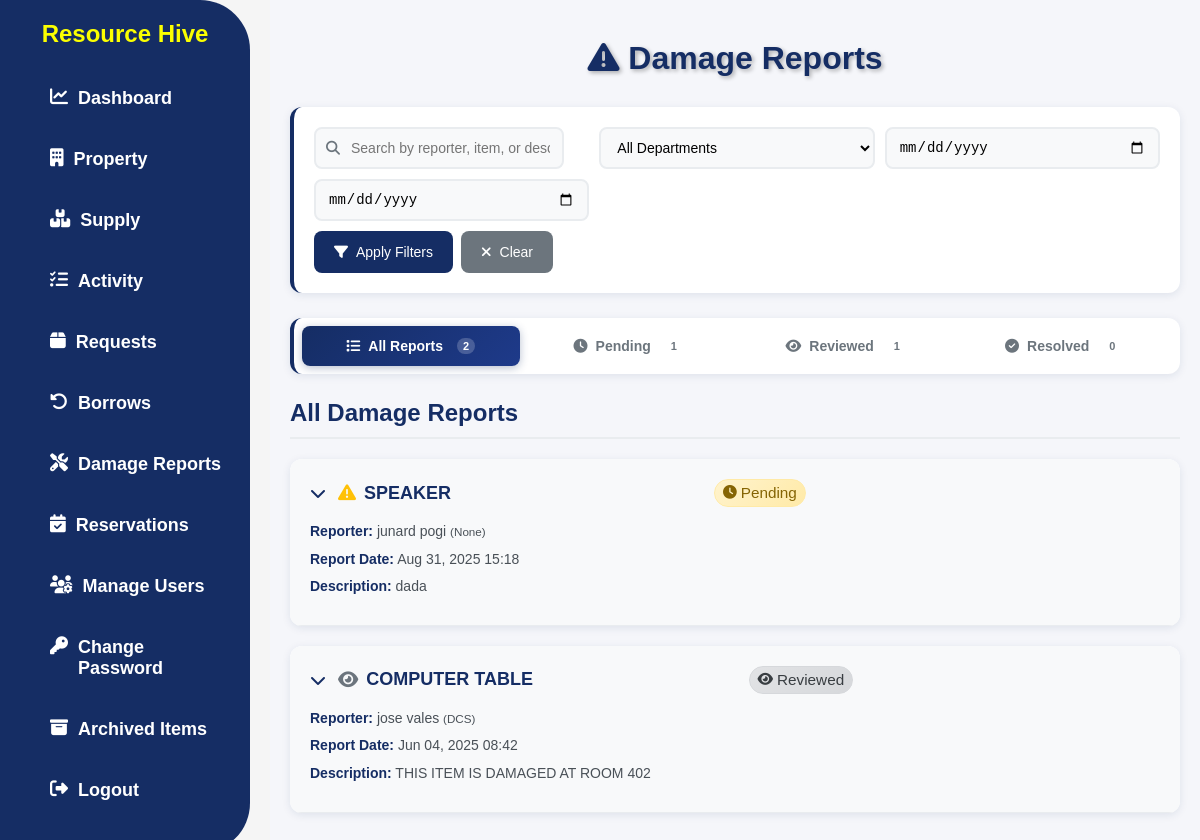
Screenshot of /my-damage-reports/ (signed in) with the database file from the repository.
### app/models.py (models this page shows, shortened)
class DamageReport(models.Model):
    STATUS_CHOICES = [
        ('pending', 'Pending'),
        ('reviewed', 'Reviewed'),
        ('resolved', 'Resolved'),
    ]
    user = models.ForeignKey(User, on_delete=models.CASCADE)
    item = models.ForeignKey(Property, on_delete=models.CASCADE)
    description = models.TextField()
    status = models.CharField(max_length=20, choices=STATUS_CHOICES, default='pending')
    remarks = models.TextField(blank=True, null=True)
    report_date = models.DateTimeField(auto_now_add=True)
    image = models.ImageField(upload_to='report_images/', blank=True, null=True)

class Property(models.Model):
    CONDITION_CHOICES = [
        ('In good condition', 'In good condition'),
        ('Needing repair', 'Needing repair'),
        ('Unserviceable', 'Unserviceable'),
        ('Obsolete', 'Obsolete'),
        ('No longer needed', 'No longer needed'),
        ('Not used since purchased', 'Not used since purchased'),
    ]
    AVAILABILITY_CHOICES = [
        ('available', 'Available'),
        ('not_available', 'Not Available'),
    ]
    property_number = models.CharField(max_length=100, unique=True, null=True, blank=True)
    property_name = models.CharField(max_length=100)
    category = models.ForeignKey(PropertyCategory, on_delete=models.SET_NULL, null=True, blank=True)
    description = models.TextField(null=True, blank=True)
    barcode = models.CharField(max_length=150, unique=True, null=True, blank=True)
    unit_of_measure = models.CharField(max_length=50, null=True, blank=True)
    unit_value = models.DecimalField(
        max_digits=10, decimal_places=2,
        blank=True, null=True,
        validators=[MinValueValidator(0)]
    )
    overall_quantity = models.PositiveIntegerField(validators=[MinValueValidator(0)], default=0)
    quantity = models.PositiveIntegerField(validators=[MinValueValidator(0)], default=0)
    location = models.CharField(max_length=255, null=True, blank=True)
    condition = models.CharField(max_length=100, choices=CONDITION_CHOICES, default='In good condition')
    availability = models.CharField(max_length=20, choices=AVAILABILITY_CHOICES, default='available')
    is_archived = models.BooleanField(default=False)

class UserProfile(models.Model):
    user = models.OneToOneField(User, on_delete=models.CASCADE)
    ROLE_CHOICES = [
        ('ADMIN', 'ADMIN'),
        ('USER', 'USER'),
    ]
    role = models.CharField(max_length=20, choices=ROLE_CHOICES)
    department = models.ForeignKey(Department, on_delete=models.SET_NULL, null=True, blank=True)
    phone = models.CharField(max_length=20, blank=True, null=True)

class Department(models.Model):
    name = models.CharField(max_length=100, unique=True)
    def __str__(self):
        return self.name

### app/views.py (the view, shortened to what this page needs)
# urls.py: path('my-damage-reports/', UserDamageReportListView.as_view(), name='user_damage_reports'),
class UserDamageReportListView(PermissionRequiredMixin, ListView):
    model = DamageReport
    template_name = 'app/reports.html'
    permission_required = 'app.view_admin_module'
    context_object_name = 'damage_reports'
    paginate_by = 10
    def get_queryset(self):
        queryset = DamageReport.objects.select_related('user', 'user__userprofile', 'item').order_by('report_date')
        search = self.request.GET.get('search')
        department = self.request.GET.get('department')
        if department:
            queryset = queryset.filter(user__userprofile__department_id=department)
        date_from = self.request.GET.get('date_from')
        date_to = self.request.GET.get('date_to')
        if date_from:
            queryset = queryset.filter(report_date__date__gte=date_from)
        if date_to:
            queryset = queryset.filter(report_date__date__lte=date_to)
        return queryset
    def get_context_data(self, **kwargs):
        context = super().get_context_data(**kwargs)
        all_reports = self.get_queryset()
        context['pending_reports'] = all_reports.filter(status='pending')
        context['reviewed_reports'] = all_reports.filter(status='reviewed')
        context['resolved_reports'] = all_reports.filter(status='resolved')
        from .models import Department
        context['departments'] = Department.objects.all().order_by('name')
        context['search'] = self.request.GET.get('search', '')
        context['department_filter'] = self.request.GET.get('department', '')
        context['date_from'] = self.request.GET.get('date_from', '')
        context['date_to'] = self.request.GET.get('date_to', '')
        return context

### app/templates/app/reports.html (shortened to what this page needs)
{% load static %}
<!DOCTYPE html>
<html lang="en">
<head>
  <link rel="stylesheet" href="{% static 'css/style.css' %}" />
  <link rel="stylesheet" href="https://cdnjs.cloudflare.com/ajax/libs/font-awesome/6.4.2/css/all.min.css" />
</head>
<body>
  {% include 'app/navbar.html' %}
  <div class="reports-container">
    <h1 class="reports-title">
      <i class="fas fa-exclamation-triangle"></i>
      Damage Reports
    </h1>
    <div class="search-filter-container">
      <form method="get" class="search-filter-form" id="reportFilterForm">
        <div class="search-row">
          <div class="search-input-group">
            <i class="fas fa-search search-icon"></i>
            <input
              type="text"
              name="search"
              class="search-input"
              placeholder="Search by reporter, item, or description..."
              value="{{ request.GET.search }}"
              autocomplete="off"
            >
          </div>
          <div class="filter-group">
            <select name="department" class="filter-select">
              <option value="">All Departments</option>
            </select>
          </div>
          <div class="filter-group">
            <input
              type="date"
              name="date_from"
              class="date-input"
              placeholder="From Date"
              value="{{ request.GET.date_from }}"
            >
          </div>
          <div class="filter-group">
            <input
              type="date"
              name="date_to"
              class="date-input"
              placeholder="To Date"
              value="{{ request.GET.date_to }}"
            >
          </div>
          <div class="filter-buttons">
            <button type="submit" class="btn-filter">
              <i class="fas fa-filter"></i>
              Apply Filters
            </button>
            <a href="{% url 'user_damage_reports' %}" class="btn-clear">
              <i class="fas fa-times"></i>
              Clear
            </a>
          </div>
        </div>
      </form>
    </div>
    <div class="filter-tabs">
      <button class="tab-button active" onclick="showTab('all', this)" id="allTab">
        <i class="fas fa-list"></i>
        All Reports
        <span class="badge">{{ pending_reports.count|add:reviewed_reports.count|add:resolved_reports.count }}</span>
      </button>
      <button class="tab-button" onclick="showTab('pending', this)" id="pendingTab">
        <i class="fas fa-clock"></i>
        Pending
        <span class="badge">{{ pending_reports.count }}</span>
      </button>
      <button class="tab-button" onclick="showTab('reviewed', this)" id="reviewedTab">
        <i class="fas fa-eye"></i>
        Reviewed
        <span class="badge">{{ reviewed_reports.count }}</span>
      </button>
      <button class="tab-button" onclick="showTab('resolved', this)" id="resolvedTab">
        <i class="fas fa-check-circle"></i>
        Resolved
        <span class="badge">{{ resolved_reports.count }}</span>
      </button>
    </div>
    <main class="reports-content">
      <div id="all" class="tab-content active">
        <h3>All Damage Reports</h3>
        {% for report in pending_reports|slice:":5" %}
          <div class="report" onclick="toggleReportItems('report-{{ report.id }}')">
            <div class="report-header">
              <h4>
                <i class="fas fa-chevron-down toggle-arrow" id="arrow-report-{{ report.id }}"></i>
                <i class="fas fa-exclamation-triangle" style="color: #ffc107; margin-right: 8px;"></i>
                {{ report.item.property_name }}
                <span class="status-badge status-{{ report.status|lower|cut:' ' }}" style="margin-left: auto;">
                  {% if report.status == 'pending' %}
                    <i class="fas fa-clock"></i>
                  {% elif report.status == 'reviewed' %}
                    <i class="fas fa-eye"></i>
                  {% elif report.status == 'resolved' %}
                    <i class="fas fa-check-circle"></i>
                  {% endif %}
                  {{ report.get_status_display }}
                </span>
              </h4>
              <p><strong>Reporter:</strong>
                {% with report.user.first_name as first_name %}
                {% with report.user.last_name as last_name %}
                  {% if first_name or last_name %}
                    {{ first_name }} {{ last_name }}
                  {% else %}
                    {{ report.user.username }}
                  {% endif %}
                {% endwith %}
                {% endwith %}
                <small>({{ report.user.userprofile.department }})</small>
              </p>
              <p><strong>Report Date:</strong> {{ report.report_date|date:"M d, Y H:i" }}</p>
              <p><strong>Description:</strong> {{ report.description|truncatewords:15 }}</p>
            </div>
          </div>
        {% empty %}
          <div class="empty-state">
            <i class="fas fa-exclamation-triangle"></i>
            <p>No damage reports found matching your criteria.</p>
          </div>
        {% endfor %}
        {% for report in reviewed_reports|slice:":5" %}
          <div class="report" onclick="toggleReportItems('report-{{ report.id }}')">
            <div class="report-header">
              <h4>
                <i class="fas fa-chevron-down toggle-arrow" id="arrow-report-{{ report.id }}"></i>
                <i class="fas fa-eye" style="color: #6c757d; margin-right: 8px;"></i>
                {{ report.item.property_name }}
                <span class="status-badge status-{{ report.status|lower|cut:' ' }}" style="margin-left: auto;">
                  <i class="fas fa-eye"></i>
                  {{ report.get_status_display }}
                </span>
              </h4>
              <p><strong>Reporter:</strong>
                {% with report.user.first_name as first_name %}
                {% with report.user.last_name as last_name %}
                  {% if first_name or last_name %}
                    {{ first_name }} {{ last_name }}
                  {% else %}
                    {{ report.user.username }}
                  {% endif %}
                {% endwith %}
                {% endwith %}
                <small>({{ report.user.userprofile.department }})</small>
              </p>
              <p><strong>Report Date:</strong> {{ report.report_date|date:"M d, Y H:i" }}</p>
              <p><strong>Description:</strong> {{ report.description|truncatewords:15 }}</p>
            </div>
          </div>
        {% endfor %}
      </div>
    </main>
  </div>
</body>
</html>

### static/css/style.css (style rules this page uses)
body { font-family: Arial, sans-serif; margin: 0; padding: 0; background-color: whitesmoke; }
h1 { text-align: center; margin-top: 20px; color: #fbff00; }
span { font-weight: bolder; }
h3 { color: #152d64; font-size: 1.5rem; margin-bottom: 15px; margin-top: 15px; }
.status-badge { padding: 4px 8px; border-radius: 15px; font-size: 0.85em; font-weight: 500; text-transform: capitalize; display: inline-flex; align-items: center; gap: 4px; min-width: fit-content; text-align: center; white-space: nowrap; }
.status-badge i { font-size: 0.9em; }
.status-pending { background-color: #fff3cd; color: #856404; border: 1px solid #ffeeba; }
.status-reviewed { background-color: #e2e3e5; color: #383d41; border: 1px solid #d6d8db; }

### rows the page displays
DamageReport: item.property_name "SPEAKER", status "Pending", user.first_name "junard", user.last_name "pogi", user.userprofile.department "None", report_date "Aug 31, 2025 15:18", description "dada"
DamageReport: item.property_name "COMPUTER TABLE", status "Reviewed", user.first_name "jose", user.last_name "vales", user.userprofile.department "DCS", report_date "Jun 04, 2025 08:42", description "THIS ITEM IS DAMAGED AT ROOM 402"

### other values shown
{{ pending_reports.count }} "1"
{{ reviewed_reports.count }} "1"
{{ resolved_reports.count }} "0"
